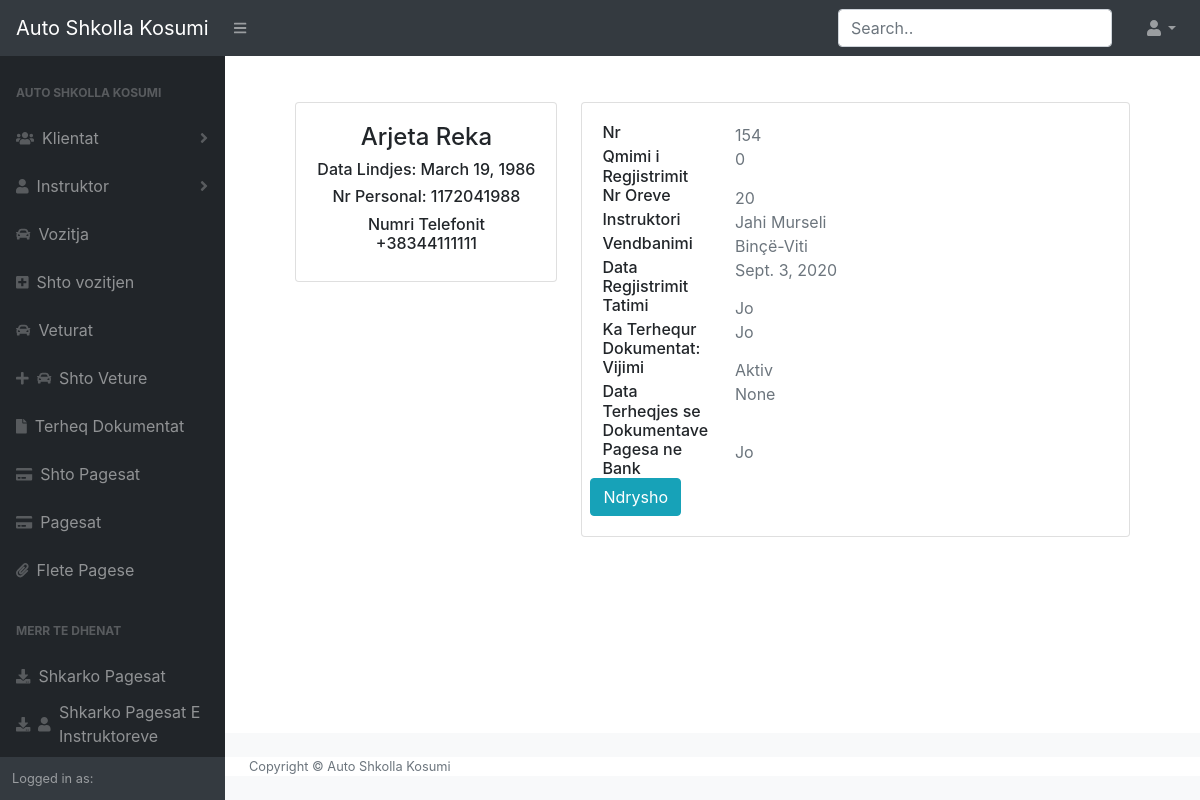
The page /cli/156/ on the database its author committed.
### Kosumi/models.py (models this page shows, shortened)
class Klientat(models.Model):
    nr  = models.IntegerField()
    Emri = models.CharField(max_length=50)
    Emri_Prindit = models.CharField(max_length=50,default="")
    Mbiemri = models.CharField(max_length=50)
    NrPersonal = models.IntegerField()
    DataLindjes = models.DateField(default=datetime.now)
    kandidatet = models.ForeignKey(kandidatet,on_delete=models.CASCADE,null=True)
    Qmimi_Regjistrimit = models.IntegerField(default=0)
    numriOreve = models.IntegerField(default=20)
    borgj = models.FloatField(default=0)
    Instruktori = models.ForeignKey(Instruktori,on_delete=models.CASCADE)
    Vendbanimi = models.CharField(max_length=100)
    NrTelefonit = PhoneNumberField()
    Kursi = models.IntegerField(default=0)
    data_Regjistrimit = models.DateField(default=datetime.now)
    tatimi = models.ForeignKey(tat,on_delete=models.CASCADE, default=2)
    TerheqjaDokumenteve = models.BooleanField(default=False)
    Vijimi = models.BooleanField(default=True)
    dataTerheqjes = models.DateField(null=True,blank=True)
    pagesaNeBank = models.CharField(max_length=2,default="Jo")

class Instruktori(models.Model):
    Emri = models.CharField(max_length=50)
    Emri_Prindit = models.CharField(max_length=50,default="")
    Mbiemri = models.CharField(max_length=50)
    nrLicenses = models.CharField(max_length=50,null=True)
    dataLindjes = models.DateField(null=True)
    NrPersonal = models.IntegerField(null=True)
    komuna = models.CharField(max_length=50,null=True)
    Nr_tel = PhoneNumberField()
    vetura = models.ForeignKey(Veturat,on_delete=models.CASCADE,null=True,blank=True)
    def __str__(self):
        return self.Emri+" "+self.Mbiemri

class tat(models.Model):
    tat = models.CharField(max_length=5)
    def __str__(self):
        return self.tat

### Kosumi/views.py (the view)
# urls.py: path("cli/<int:pk>/",homeViews.getKlie,name="client"),
def getKlie(request,pk):
    cli = Klientat.objects.filter(id=pk)
    return render(request, "home/cli.html",{'cli':cli})

### Kosumi/templates/home/cli.html (shortened to what this page needs)
{%extends "home/Base.html"%}
{% block content %}
<div style="padding: 5%;">
<div class="row gutter-sm">
    <div class="col-md-4 mb-3">
        <div class="card">
            <div class="card-body">
                <div class="d-flex flex-column align-items-center text-center">
                    {%for i in cli%}
                        <h4> {{i.Emri}}   {{i.Mbiemri}}</h4>
                        <h6>Data Lindjes: {{i.DataLindjes}}
                        <h6>Nr Personal: {{i.NrPersonal}}</h6>
                        <h6>Numri Telefonit {{i.NrTelefonit}}</h6>
                    {% endfor%}
                </div>
            </div>
        </div>
    </div>
    <div class="col-md-8">
        <div class="card mb-3">
            <div class="card-body">
                <div class="row">
                    {% for i in cli%}
                        <div class="col-sm-3">
                            <h6 class="mb-0">Nr</h6>
                        </div>
                        <div class="col-sm-9 text-secondary">
                            {{i.nr}}
                        </div>
                        <div class="col-sm-3">
                            <h6 class="mb-0">Qmimi i Regjistrimit</h6>
                        </div>
                        <div class="col-sm-9 text-secondary">
                            {{i.Qmimi_Regjistrimit}}
                        </div>
                        <div class="col-sm-3">
                            <h6 class="mb-0">Nr Oreve</h6>
                        </div>
                        <div class="col-sm-9 text-secondary">
                            {{i.numriOreve}}
                        </div>
                        <div class="col-sm-3">
                            <h6 class="mb-0">Instruktori</h6>
                        </div>
                        <div class="col-sm-9 text-secondary">
                            {{i.Instruktori}}
                        </div>
                        <div class="col-sm-3">
                            <h6 class="mb-0">Vendbanimi</h6>
                        </div>
                        <div class="col-sm-9 text-secondary">
                            {{i.Vendbanimi}}
                        </div>
                        <div class="col-sm-3">
                            <h6 class="mb-0">Data Regjistrimit</h6>
                        </div>
                        <div class="col-sm-9 text-secondary">
                            {{i.data_Regjistrimit}}
                        </div>
                        <div class="col-sm-3">
                            <h6 class="mb-0">Tatimi</h6>
                        </div>
                        <div class="col-sm-9 text-secondary">
                            {{i.tatimi}}
                        </div>
                        <div class="col-sm-3">
                            <h6 class="mb-0">Ka Terhequr Dokumentat:</h6>
                        </div>
                        <div class="col-sm-9 text-secondary">
                            {% if i.TerheqjaDokumenteve%}
                            Po
                            {%else%}
                            Jo
                            {%endif%}
                        </div>
                        <div class="col-sm-3">
                            <h6 class="mb-0">Vijimi</h6>
                        </div>
                        <div class="col-sm-9 text-secondary">
                            {% if i.Vijimi%}
                            Aktiv
                            {%else%}
                            Jo Aktiv
                            {%endif%}
                        </div>
                        <div class="col-sm-3">
                            <h6 class="mb-0">Data Terheqjes se Dokumentave</h6>
                        </div>
                        <div class="col-sm-9 text-secondary">
                            {{i.dataTerheqjes}}
                        </div>
                        <div class="col-sm-3">
                            <h6 class="mb-0">Pagesa ne Bank</h6>
                        </div>
                        <div class="col-sm-9 text-secondary">
                            {{i.pagesaNeBank}}
                        </div>
                        <div class="row">
                            <div class="col-sm-12 ">
                                <a class="btn btn-info" href="{% url 'updatecli' i.id %}">Ndrysho</a>
                            </div>
                        </div>
                    {% endfor %}
                </div>
            </div>
        </div>
    </div>
</div>
</div>
{% endblock content %}

### rows shown on the page
Klientat: Emri "Arjeta", Mbiemri "Reka", DataLindjes "March 19, 1986", NrPersonal "1172041988", NrTelefonit "+38344111111", nr "154", Qmimi_Regjistrimit "0", numriOreve "20", Instruktori "Jahi Murseli", Vendbanimi "Binçë-Viti", data_Regjistrimit "Sept. 3, 2020", tatimi "Jo", TerheqjaDokumenteve "Jo", Vijimi "Aktiv", dataTerheqjes "None", pagesaNeBank "Jo"
